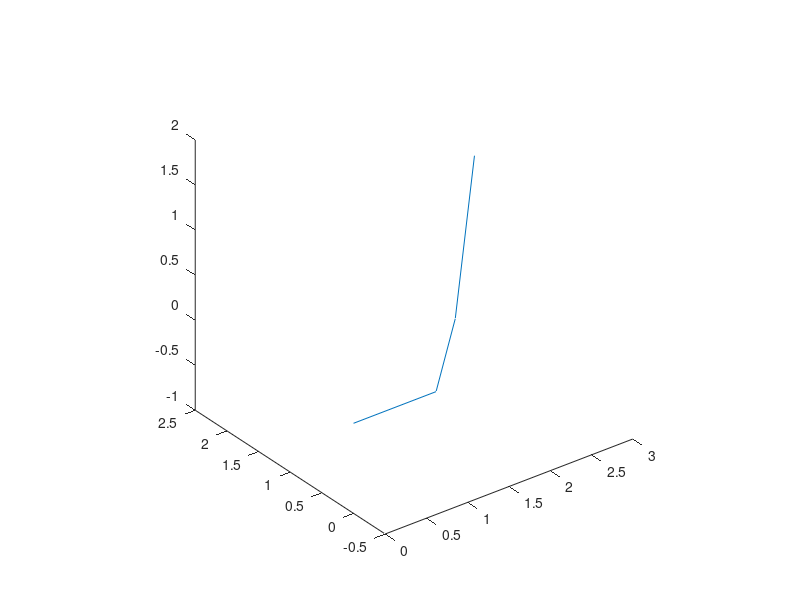

This figure's MATLAB source: (Note: this script raises an error after producing the figure.)
clear;clc;close all;

% elem = [1 2 5;
%     2 3 5;
%     1 4 5;
%     3 5 6;
%     4 5 7;
%     5 6 9;
%     5 7 8;
%     5 8 9];
% 
% nodes = [0 0;
%     8 0;
%     17 0;
%     0 7;
%     8 7;
%     17 7;
%     0 15;
%     8 15;
%     17 15];
% 
% nodes = [nodes zeros(size(nodes,1),1)];
% 
% p1 = [1 1 0];
% 
% TR = triangulation(elem,nodes);
% trimesh(TR,'FaceColor','none','EdgeColor','k')
% axis equal;
% hold on
% plot3(p1(1),p1(2),p1(3),'or')

points = [0 0 0;
    1 0 0;
    2 1 0;
    3 2 1];

plot3(points(:,1),points(:,2),points(:,3))
axis equal
% eu = zeros(size(points));
% eu(:,3) = pi/3*ones(size(points,1),1);
eu = [0 0 0;
    0 0 0;
    0 0 pi/4;
    0 -pi/4 pi/4];

TR = widthPath(points,.5,eu);
figure;
% plot(TR(:,1),TR(:,2),'or');
% axis equal
trimesh(TR,'FaceColor','none','EdgeColor','k')
axis equal
xlabel('x')
ylabel('y')
zlabel('z')

% figure;
% hold on
% p1=[0 0 0;
%     1 0 0;
%     0 0 0;
%     0 1 0;
%     0 0 0;
%     0 0 1];
% plotIt(p1)
% 
% euler = [0 0 0];
% p2 = addIt(rotateE(euler,p1,0),[1 1 1]);
% plotIt(p2)
% 
% p3 = addIt(rotateE(euler,p2,1),[1 1 1]);
% % p3 = addIt(rotateE(euler,addIt(p2,-[1 1 1]),1),[2 2 2]);
% plotIt(p3)
% 
% xlabel('x')
% ylabel('y')
% zlabel('z')
% axis equal
% hold off

function plotIt(p)
plot3(p(1:2,1),p(1:2,2),p(1:2,3),'g')
plot3(p(3:4,1),p(3:4,2),p(3:4,3),'r')
plot3(p(5:6,1),p(5:6,2),p(5:6,3),'b')
end

function addPoints = addIt(points,p)
addPoints = zeros(size(points));
for i = 1:size(points,1)
    addPoints(i,:) = points(i,:) + p;
end
end